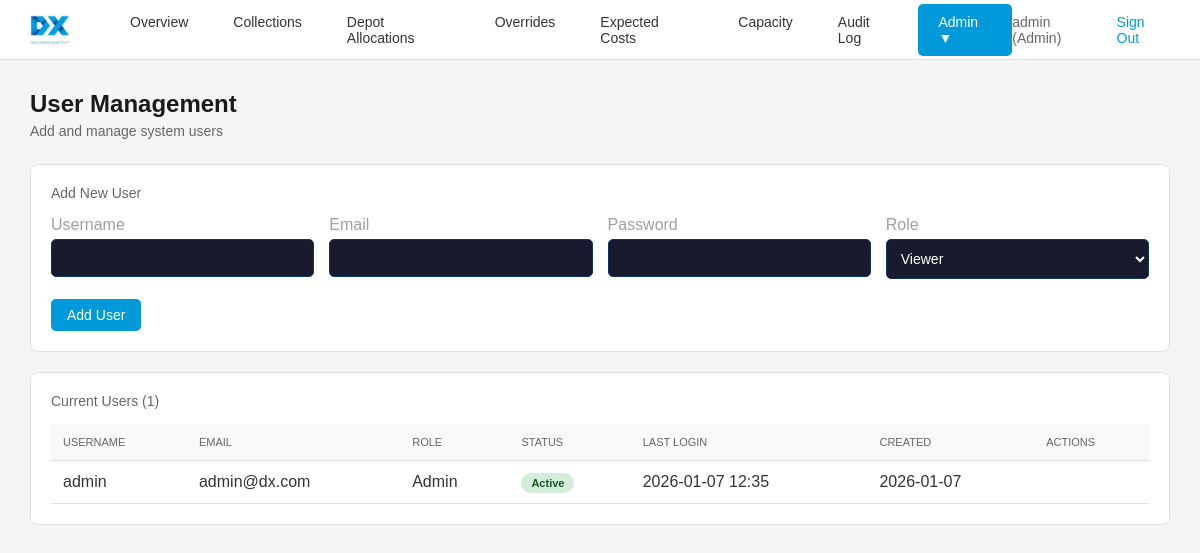
Page /admin/users (signed in) on the committed database.
### app/models.py (models this page shows)
class User(Base):
    __tablename__ = "users"
    id = Column(Integer, primary_key=True, index=True)
    username = Column(String(50), unique=True, index=True, nullable=False)
    email = Column(String(100), unique=True, index=True, nullable=False)
    password_hash = Column(String(255), nullable=False)
    role = Column(String(20), nullable=False, default="Viewer")  # Admin, Operator, Viewer
    is_active = Column(Boolean, default=True)
    last_login = Column(DateTime, nullable=True)
    created_at = Column(DateTime, default=datetime.utcnow)

### app/main.py (the view)
@app.get("/admin/users")
def user_management_page(
    request: Request,
    db: Session = Depends(get_db),
    message: str = Query(None),
    error: bool = Query(False)
):
    user = get_current_user_from_cookie(request, db)
    if not user or user.role != 'Admin':
        return RedirectResponse(url="/dashboard", status_code=303)
    users = db.query(User).order_by(User.username).all()
    user_list = []
    for u in users:
        user_list.append({
            'id': u.id,
            'username': u.username,
            'email': u.email,
            'role': u.role,
            'is_active': u.is_active,
            'last_login': u.last_login.strftime('%Y-%m-%d %H:%M') if u.last_login else None,
            'created_at': u.created_at.strftime('%Y-%m-%d') if u.created_at else ''
        })
    return templates.TemplateResponse("user_management.html", {
        "request": request,
        "user": user,
        "active_page": "users",
        "users": user_list,
        "message": message,
        "error": error
    })

### app/templates/user_management.html (shortened to what this page needs)
{% extends "base.html" %}
{% block content %}
<div class="page-header">
    <h2>User Management</h2>
    <p>Add and manage system users</p>
</div>
<div class="card">
    <div class="card-header">
        <h3>Add New User</h3>
    </div>
    <form action="/admin/users/add" method="post">
        <div style="display: grid; grid-template-columns: repeat(auto-fit, minmax(200px, 1fr)); gap: 15px; margin-bottom: 20px;">
            <div>
                <label style="display: block; margin-bottom: 5px; color: #a0a0a0;">Username</label>
                <input type="text" name="username" required style="width: 100%; padding: 10px; border: 1px solid #0f3460; border-radius: 5px; background-color: #1a1a2e; color: #ffffff;">
            </div>
            <div>
                <label style="display: block; margin-bottom: 5px; color: #a0a0a0;">Email</label>
                <input type="email" name="email" required style="width: 100%; padding: 10px; border: 1px solid #0f3460; border-radius: 5px; background-color: #1a1a2e; color: #ffffff;">
            </div>
            <div>
                <label style="display: block; margin-bottom: 5px; color: #a0a0a0;">Password</label>
                <input type="password" name="password" required style="width: 100%; padding: 10px; border: 1px solid #0f3460; border-radius: 5px; background-color: #1a1a2e; color: #ffffff;">
            </div>
            <div>
                <label style="display: block; margin-bottom: 5px; color: #a0a0a0;">Role</label>
                <select name="role" required style="width: 100%; padding: 10px; border: 1px solid #0f3460; border-radius: 5px; background-color: #1a1a2e; color: #ffffff;">
                    <option value="Viewer">Viewer</option>
                </select>
            </div>
        </div>
        <button type="submit" class="btn btn-primary">Add User</button>
    </form>
</div>
<div class="card">
    <div class="card-header">
        <h3>Current Users ({{ users|length }})</h3>
    </div>
    <table>
        <thead>
            <tr>
                <th>Username</th>
                <th>Email</th>
                <th>Role</th>
                <th>Status</th>
                <th>Last Login</th>
                <th>Created</th>
                <th>Actions</th>
            </tr>
        </thead>
        <tbody>
            {% for u in users %}
            <tr>
                <td>{{ u.username }}</td>
                <td>{{ u.email }}</td>
                <td>{{ u.role }}</td>
                <td>
                    {% if u.is_active %}
                    <span class="badge badge-success">Active</span>
                    {% else %}
                    <span class="badge badge-danger">Disabled</span>
                    {% endif %}
                </td>
                <td>{{ u.last_login if u.last_login else 'Never' }}</td>
                <td>{{ u.created_at }}</td>
                <td>
                </td>
            </tr>
            {% endfor %}
        </tbody>
    </table>
</div>
{% endblock %}

### app/templates/base.html (shortened to what this page needs)
<!DOCTYPE html>
<html lang="en">
<head>
    <link rel="stylesheet" href="https://unpkg.com/leaflet@1.9.4/dist/leaflet.css" />
</head>
<body>
    <header class="header">
        <div class="header-left">
            <img src="/static/dx_freight_logo.jpg" alt="DX" class="logo">
            <ul class="nav-menu">
                <li><a href="/dashboard{% if selected_date %}?date={{ selected_date }}{% endif %}" class="{% if active_page == 'dashboard' %}active{% endif %}">Overview</a></li>
                <li><a href="/collections{% if selected_date %}?date={{ selected_date }}{% endif %}" class="{% if active_page == 'collections' %}active{% endif %}">Collections</a></li>
                <li><a href="/depot-allocations{% if selected_date %}?date={{ selected_date }}{% endif %}" class="{% if active_page == 'depot-allocations' %}active{% endif %}">Depot Allocations</a></li>
                <li><a href="/overrides{% if selected_date %}?date={{ selected_date }}{% endif %}" class="{% if active_page == 'overrides' %}active{% endif %}">Overrides</a></li>
                <li><a href="/expected-costs{% if selected_date %}?date={{ selected_date }}{% endif %}" class="{% if active_page == 'expected-costs' %}active{% endif %}">Expected Costs</a></li>
                {% if user.role in ['Admin', 'Operator'] %}
                <li><a href="/capacity-overrides{% if selected_date %}?date={{ selected_date }}{% endif %}" class="{% if active_page == 'capacity-overrides' %}active{% endif %}">Capacity</a></li>
                {% endif %}
                <li><a href="/audit-log" class="{% if active_page == 'audit-log' %}active{% endif %}">Audit Log</a></li>
                {% if user.role == 'Admin' %}
                <li class="admin-menu">
                    <a href="#" class="{% if active_page in ['users', 'setup', 'import-volumes'] %}active{% endif %}">Admin ▼</a>
                </li>
                {% elif user.role == 'Operator' %}
                <li><a href="/import-volumes" class="{% if active_page == 'import-volumes' %}active{% endif %}">Import</a></li>
                {% endif %}
            </ul>
        </div>
        <div class="header-right">
            <span>{{ user.username }} ({{ user.role }})</span>
            <a href="/logout">Sign Out</a>
        </div>
    </header>
    <main class="main-content">
        {% block content %}{% endblock %}
    </main>
</body>
</html>

### app/templates/base.html (style rules this page uses)
* { margin: 0; padding: 0; box-sizing: border-box; }
body { font-family: Arial, sans-serif; background-color: #f5f5f5; color: #333333; min-height: 100vh; }
.header { background-color: #ffffff; border-bottom: 1px solid #e0e0e0; padding: 0 30px; display: flex; align-items: center; justify-content: space-between; height: 60px; position: fixed; top: 0; left: 0; right: 0; z-index: 1000; }
.header-left { display: flex; align-items: center; gap: 40px; }
.logo { height: 40px; }
.nav-menu { display: flex; list-style: none; gap: 5px; }
.nav-menu a { display: block; padding: 10px 20px; color: #333333; text-decoration: none; border-radius: 5px; transition: all 0.3s; font-size: 14px; }
.nav-menu a.active { background-color: #0099da; color: #ffffff; }
.header-right { display: flex; align-items: center; gap: 15px; font-size: 14px; }
.header-right span { color: #666666; }
.header-right a { color: #0099da; text-decoration: none; }
.main-content { margin-top: 60px; padding: 30px; }
.page-header { margin-bottom: 25px; }
.page-header h2 { font-size: 24px; color: #1a1a1a; margin-bottom: 5px; }
.page-header p { color: #666666; font-size: 14px; }
.card { background-color: #ffffff; border-radius: 8px; border: 1px solid #e0e0e0; padding: 20px; margin-bottom: 20px; }
.card-header { display: flex; justify-content: space-between; align-items: center; margin-bottom: 15px; }
.card-header h3 { font-size: 14px; color: #666666; font-weight: normal; }
table { width: 100%; border-collapse: collapse; }
th, td { padding: 12px; text-align: left; border-bottom: 1px solid #e0e0e0; }
th { background-color: #f8f9fa; font-weight: normal; color: #666666; font-size: 11px; text-transform: uppercase; }
.badge { padding: 4px 10px; border-radius: 12px; font-size: 11px; font-weight: bold; }
.badge-success { background-color: #d4edda; color: #155724; }
.btn { padding: 8px 16px; border: none; border-radius: 5px; cursor: pointer; font-size: 14px; transition: opacity 0.3s; text-decoration: none; display: inline-block; }
.btn-primary { background-color: #0099da; color: #ffffff; }
input, select { padding: 10px; border: 1px solid #e0e0e0; border-radius: 5px; background-color: #ffffff; color: #333333; font-size: 14px; }
.admin-menu { position: relative; display: inline-block; }

### rows in the picture
User: username "admin", role "Admin", email "admin@dx.com", last_login "2026-01-07 12:35", created_at "2026-01-07"

### other values in the picture
{{ users|length }} "1"
